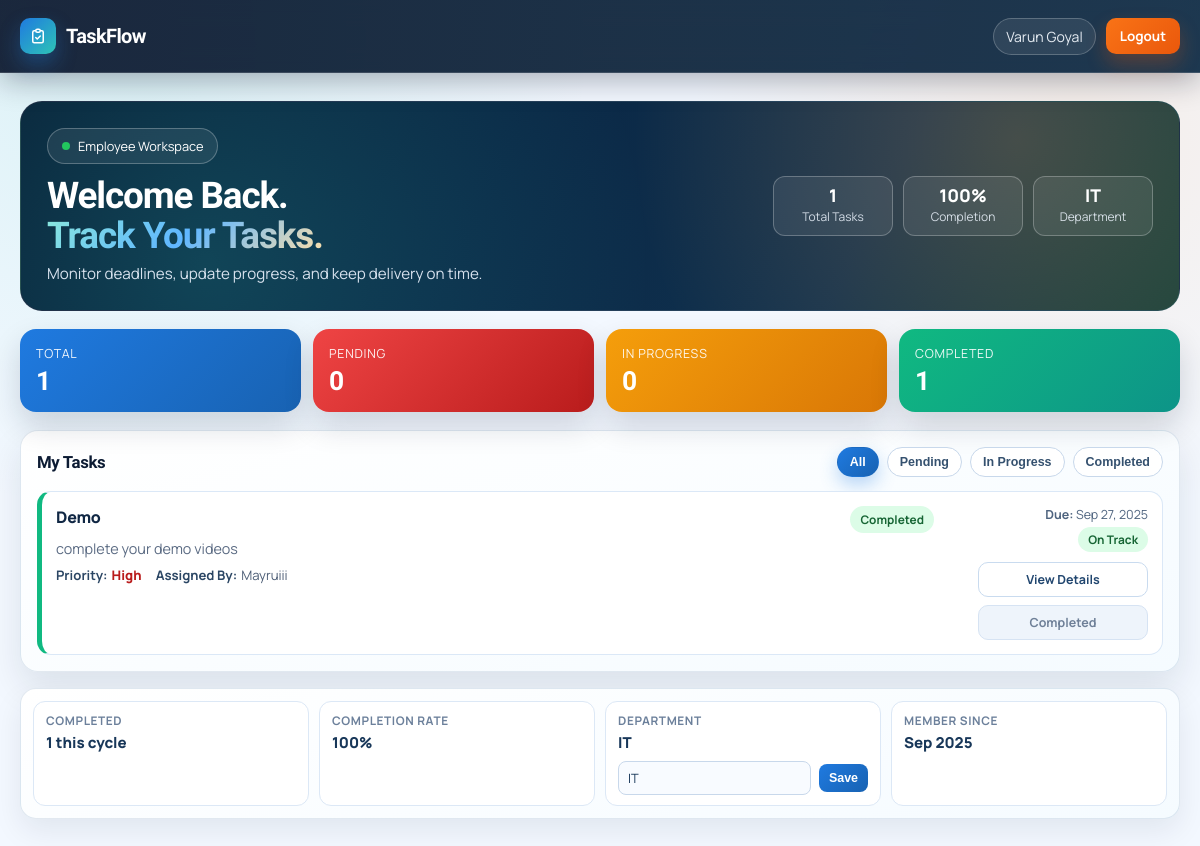
Screenshot of /employee/dashboard/ (signed in) with the database file from the repository.
### taskapp1/models.py (models this page shows, shortened)
class UserProfile(models.Model):
    ROLE_CHOICES = [
        ('admin', 'Admin'),
        ('employee', 'Employee'),
    ]
    user = models.OneToOneField(User, on_delete=models.CASCADE)
    role = models.CharField(max_length=10, choices=ROLE_CHOICES, default='employee')
    employee_id = models.CharField(max_length=20, unique=True, blank=True, null=True)
    phone = models.CharField(max_length=15, blank=True, null=True)
    department = models.CharField(max_length=50, blank=True, null=True)
    created_at = models.DateTimeField(auto_now_add=True)

class Task(models.Model):
    STATUS_CHOICES = [
        ('pending', 'Pending'),
        ('in_progress', 'In Progress'),
        ('completed', 'Completed'),
    ]
    PRIORITY_CHOICES = [
        ('low', 'Low'),
        ('medium', 'Medium'),
        ('high', 'High'),
    ]
    title = models.CharField(max_length=200)
    description = models.TextField()
    assigned_to = models.ForeignKey(User, on_delete=models.CASCADE, related_name='assigned_tasks')
    assigned_by = models.ForeignKey(User, on_delete=models.CASCADE, related_name='created_tasks')
    status = models.CharField(max_length=20, choices=STATUS_CHOICES, default='pending')
    priority = models.CharField(max_length=10, choices=PRIORITY_CHOICES, default='medium')
    due_date = models.DateTimeField()
    created_at = models.DateTimeField(auto_now_add=True)
    updated_at = models.DateTimeField(auto_now=True)
    class Meta:
        ordering = ['-created_at']

### taskapp1/views.py (the view, shortened to what this page needs)
# urls.py: path('employee/dashboard/', views.employee_dashboard, name='employee_dashboard'),
@login_required
def employee_dashboard(request):
    if not hasattr(request.user, 'userprofile') or request.user.userprofile.role != 'employee':
        messages.error(request, 'Access denied.')
        return redirect('landing_page')
    tasks = Task.objects.filter(assigned_to=request.user)
    total_tasks = tasks.count()
    pending_tasks = tasks.filter(status='pending').count()
    in_progress_tasks = tasks.filter(status='in_progress').count()
    completed_tasks = tasks.filter(status='completed').count()
    context = {
        'tasks': tasks,
        'total_tasks': total_tasks,
        'pending_tasks': pending_tasks,
        'in_progress_tasks': in_progress_tasks,
        'completed_tasks': completed_tasks,
    }
    return render(request, 'taskapp1/employee_dashboard.html', context)

### templates/taskapp1/employee_dashboard.html (shortened to what this page needs)
<!doctype html>
<html lang="en">
<head>
</head>
<body>
    {% load tz %}
    {% now "Y-m-d" as today %}
    <nav class="nav">
        <div class="page-container">
            <div class="nav-content">
                <a class="logo" href="{% url 'employee_dashboard' %}">
                    <span class="logo-icon">
                        <svg fill="none" stroke="currentColor" stroke-width="2" viewBox="0 0 24 24" width="18" height="18">
                            <path stroke-linecap="round" stroke-linejoin="round" d="M9 5H7a2 2 0 00-2 2v12a2 2 0 002 2h10a2 2 0 002-2V7a2 2 0 00-2-2h-2M9 5a2 2 0 002 2h2a2 2 0 002-2M9 5a2 2 0 012-2h2a2 2 0 012 2m-6 9l2 2 4-4"></path>
                        </svg>
                    </span>
                    <span class="logo-text">TaskFlow</span>
                </a>
                <div class="nav-actions">
                    <span class="user-pill">{{ user.get_full_name|default:user.username }}</span>
                    <a class="nav-btn nav-btn-logout" href="{% url 'logout' %}">Logout</a>
                </div>
            </div>
        </div>
    </nav>
    <main class="main">
        <div class="page-container">
            <section class="hero">
                <div class="hero-content">
                    <span class="hero-badge">
                        <span class="hero-badge-dot"></span>
                        Employee Workspace
                    </span>
                    <h1 class="hero-title">Welcome Back.<br><span class="hero-title-accent">Track Your Tasks.</span></h1>
                    <p class="hero-sub">Monitor deadlines, update progress, and keep delivery on time.</p>
                </div>
                <div class="hero-meta">
                    <div class="hero-chip">
                        <span class="hero-chip-value">{{ total_tasks }}</span>
                        <span class="hero-chip-label">Total Tasks</span>
                    </div>
                    <div class="hero-chip">
                        {% if total_tasks %}
                            {% widthratio completed_tasks total_tasks 100 as completion_percent %}
                            <span class="hero-chip-value">{{ completion_percent }}%</span>
                        {% else %}
                            <span class="hero-chip-value">0%</span>
                        {% endif %}
                        <span class="hero-chip-label">Completion</span>
                    </div>
                    <div class="hero-chip">
                        <span class="hero-chip-value">{{ user.userprofile.department|default:"General" }}</span>
                        <span class="hero-chip-label">Department</span>
                    </div>
                </div>
            </section>
            <section class="stats-grid">
                <article class="stat stat-total">
                    <div class="stat-label">Total</div>
                    <div class="stat-value">{{ total_tasks }}</div>
                </article>
                <article class="stat stat-pending">
                    <div class="stat-label">Pending</div>
                    <div class="stat-value">{{ pending_tasks }}</div>
                </article>
                <article class="stat stat-progress">
                    <div class="stat-label">In Progress</div>
                    <div class="stat-value">{{ in_progress_tasks }}</div>
                </article>
                <article class="stat stat-completed">
                    <div class="stat-label">Completed</div>
                    <div class="stat-value">{{ completed_tasks }}</div>
                </article>
            </section>
            <section class="tasks-panel">
                <div class="tasks-head">
                    <h2 class="tasks-title">My Tasks</h2>
                    <div class="filters" id="taskFilters">
                        <button class="filter-btn is-active" data-filter="all" type="button">All</button>
                        <button class="filter-btn" data-filter="pending" type="button">Pending</button>
                        <button class="filter-btn" data-filter="in_progress" type="button">In Progress</button>
                        <button class="filter-btn" data-filter="completed" type="button">Completed</button>
                    </div>
                </div>
                {% if tasks %}
                    <div class="task-list" id="tasksContainer">
                        {% for task in tasks %}
                            <article class="task-item task-{{ task.status }}" data-status="{{ task.status }}">
                                <div>
                                    <div class="task-title-row">
                                        <h3 class="task-title">{{ task.title }}</h3>
                                        <span class="task-status task-status-{{ task.status }}">{{ task.get_status_display }}</span>
                                    </div>
                                    <p class="task-desc">{{ task.description|truncatewords:22 }}</p>
                                    <div class="task-meta">
                                        <span><span class="meta-k">Priority:</span><span class="priority-{{ task.priority }}">{{ task.get_priority_display }}</span></span>
                                        <span><span class="meta-k">Assigned By:</span>{{ task.assigned_by.get_full_name|default:task.assigned_by.username }}</span>
                                    </div>
                                </div>
                                <div class="task-side">
                                    <div class="due">
                                        <div><strong>Due:</strong> {{ task.due_date|date:"M d, Y" }}</div>
                                        {% if task.due_date|date:"Y-m-d" < today and task.status != "completed" %}
                                            <span class="due-flag flag-overdue">Overdue</span>
                                        {% elif task.due_date|timeuntil|slice:":1" == "1" or task.due_date|timeuntil|slice:":1" == "2" %}
                                            <span class="due-flag flag-soon">Due Soon</span>
                                        {% else %}
                                            <span class="due-flag flag-track">On Track</span>
                                        {% endif %}
                                    </div>
                                    <div class="task-actions">
                                        <a href="{% url 'task_details' task.id %}" class="action-btn">View Details</a>
                                        {% if task.status != 'completed' %}
                                            <a href="{% url 'update_task_status' task.id %}" class="action-btn action-btn-primary">Update Status</a>
                                        {% else %}
                                            <span class="action-btn action-btn-disabled">Completed</span>
                                        {% endif %}
                                    </div>
                                </div>
                            </article>
                        {% endfor %}
                    </div>
                {% else %}
                    <div class="empty">
                        <p><strong>No tasks assigned yet.</strong></p>
                        <p>Check back later for new assignments.</p>
                    </div>
                {% endif %}
            </section>
            <section class="summary">
                <div class="summary-item">
                    <div class="summary-k">Completed</div>
                    <div class="summary-v">{{ completed_tasks }} this cycle</div>
                </div>
                <div class="summary-item">
                    <div class="summary-k">Completion Rate</div>
                    <div class="summary-v">
                        {% if total_tasks %}
                            {% widthratio completed_tasks total_tasks 100 as completion_rate %}
                            {{ completion_rate }}%
                        {% else %}
                            0%
                        {% endif %}
                    </div>
                </div>
                <div class="summary-item">
                    <div class="summary-k">Department</div>
                    <div class="summary-v">{{ user.userprofile.department|default:"Not Set" }}</div>
                    <form method="post" action="{% url 'employee_dashboard' %}" class="dept-form">
                        <input
                            type="text"
                            name="department"
                            maxlength="50"
                            class="dept-input"
                            placeholder="Set department"
                            value="{{ user.userprofile.department|default:'' }}"
                            required
                        >
                        <button type="submit" class="dept-btn">Save</button>
                    </form>
                </div>
                <div class="summary-item">
                    <div class="summary-k">Member Since</div>
                    <div class="summary-v">{{ user.date_joined|date:"M Y" }}</div>
                </div>
            </section>
        </div>
    </main>
</body>
</html>

### rows the page displays
Task: title "Demo", status "Completed", description "complete your demo videos", priority "High", assigned_by.get_full_name "Mayruiii", due_date "Sep 27, 2025", shows "On Track"

### other values shown
{{ user.get_full_name|default:user.username }} "Varun Goyal"
{{ total_tasks }} "1"
{{ completion_percent }} "100"
{{ user.userprofile.department|default:"General" }} "IT"
{{ pending_tasks }} "0"
{{ in_progress_tasks }} "0"
{{ completed_tasks }} "1"
{{ completion_rate }} "100"
{{ user.userprofile.department|default:"Not Set" }} "IT"
{{ user.date_joined|date:"M Y" }} "Sep 2025"
